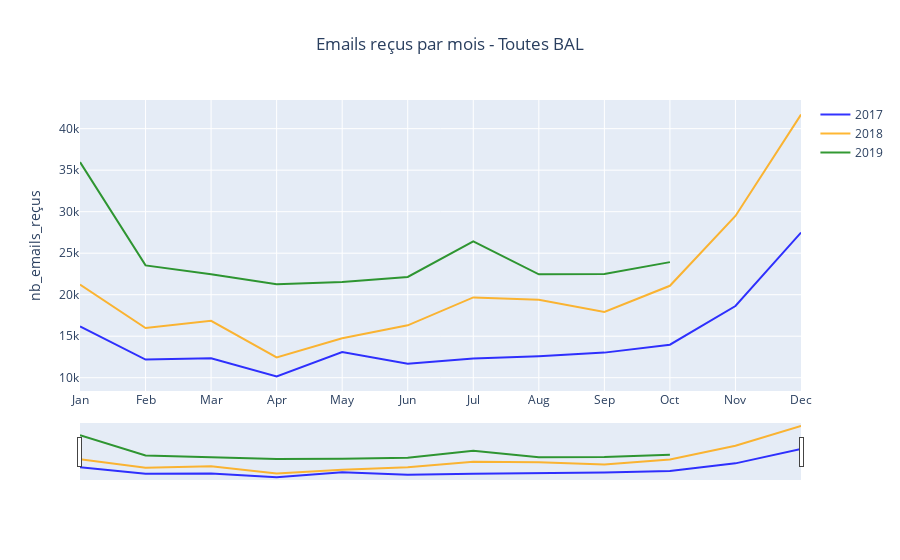

Source (notebook cell):
### Markdown cell above
### Evolution toutes BAL par mois

### Code cell
df_mois.index = df_mois['mois']
colors = ['blue', 'orange', 'green']
fig = go.Figure()
for i, y in enumerate(years):
    fig.add_trace(go.Scatter(
                x=df_mois.loc[df_mois.année==y, :].index,
                y=df_mois.loc[df_mois.année==y, :]["nb_emails_reçus"],
                mode='lines',
                name=str(y),
                line_color=colors[i],
                opacity=0.8))
fig.update_yaxes(title_text="nb_emails_reçus")
fig.update_layout(title_text="Emails reçus par mois - Toutes BAL", title_x=0.5, xaxis_rangeslider_visible=True)

### Figure 1 — Plotly figure (JSON) as saved in the notebook; plotly's stock layout.template omitted (floating-point values rounded to 4 significant figures)
{"data": [{"line": {"color": "blue"}, "mode": "lines", "name": "2017", "opacity": 0.8, "type": "scatter", "x": ["Jan", "Feb", "Mar", "Apr", "May", "Jun", "Jul", "Aug", "Sep", "Oct", "Nov", "Dec"], "y": [16169, 12189, 12330, 10152, 13096, 11679, 12312, 12582, 13022, 13974, 18633, 27485]}, {"line": {"color": "orange"}, "mode": "lines", "name": "2018", "opacity": 0.8, "type": "scatter", "x": ["Jan", "Feb", "Mar", "Apr", "May", "Jun", "Jul", "Aug", "Sep", "Oct", "Nov", "Dec"], "y": [21233, 15982, 16847, 12437, 14744, 16312, 19675, 19378, 17910, 21072, 29487, 41700]}, {"line": {"color": "green"}, "mode": "lines", "name": "2019", "opacity": 0.8, "type": "scatter", "x": ["Jan", "Feb", "Mar", "Apr", "May", "Jun", "Jul", "Aug", "Sep", "Oct"], "y": [35965, 23531, 22460, 21255, 21535, 22139, 26437, 22453, 22499, 23922]}], "layout": {"title": {"text": "Emails reçus par mois - Toutes BAL", "x": 0.5}, "xaxis": {"rangeslider": {"visible": true}}, "yaxis": {"title": {"text": "nb_emails_reçus"}}}}
